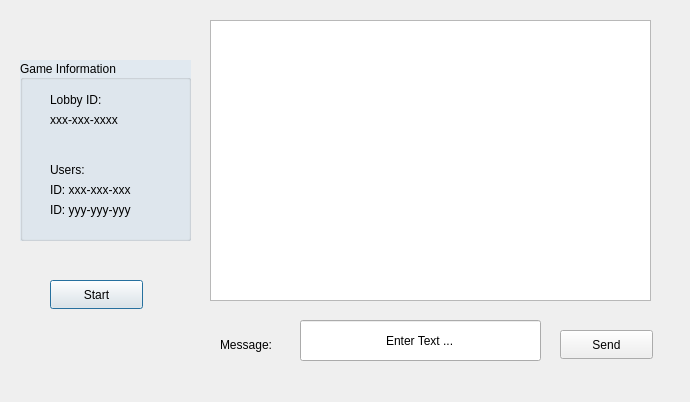
<?xml version="1.0" encoding="UTF-8"?>
<ui version="4.0">
 <class>ChatLobbyWindow</class>
 <widget class="QDialog" name="ChatLobbyWindow">
  <property name="geometry">
   <rect>
    <x>0</x>
    <y>0</y>
    <width>690</width>
    <height>402</height>
   </rect>
  </property>
  <property name="windowTitle">
   <string>Dialog</string>
  </property>
  <widget class="QGroupBox" name="groupBox">
   <property name="geometry">
    <rect>
     <x>20</x>
     <y>60</y>
     <width>171</width>
     <height>181</height>
    </rect>
   </property>
   <property name="palette">
    <palette>
     <active>
      <colorrole role="Window">
       <brush brushstyle="SolidPattern">
        <color alpha="255">
         <red>225</red>
         <green>233</green>
         <blue>240</blue>
        </color>
       </brush>
      </colorrole>
     </active>
     <inactive>
      <colorrole role="Window">
       <brush brushstyle="SolidPattern">
        <color alpha="255">
         <red>225</red>
         <green>233</green>
         <blue>240</blue>
        </color>
       </brush>
      </colorrole>
     </inactive>
     <disabled>
      <colorrole role="Base">
       <brush brushstyle="SolidPattern">
        <color alpha="255">
         <red>225</red>
         <green>233</green>
         <blue>240</blue>
        </color>
       </brush>
      </colorrole>
      <colorrole role="Window">
       <brush brushstyle="SolidPattern">
        <color alpha="255">
         <red>225</red>
         <green>233</green>
         <blue>240</blue>
        </color>
       </brush>
      </colorrole>
     </disabled>
    </palette>
   </property>
   <property name="font">
    <font>
     <bold>false</bold>
    </font>
   </property>
   <property name="autoFillBackground">
    <bool>true</bool>
   </property>
   <property name="title">
    <string>Game Information</string>
   </property>
   <property name="alignment">
    <set>Qt::AlignLeading|Qt::AlignLeft|Qt::AlignVCenter</set>
   </property>
   <widget class="QLabel" name="label">
    <property name="geometry">
     <rect>
      <x>30</x>
      <y>30</y>
      <width>63</width>
      <height>20</height>
     </rect>
    </property>
    <property name="text">
     <string>Lobby ID:</string>
    </property>
   </widget>
   <widget class="QLabel" name="label_2">
    <property name="geometry">
     <rect>
      <x>30</x>
      <y>50</y>
      <width>151</width>
      <height>20</height>
     </rect>
    </property>
    <property name="text">
     <string>xxx-xxx-xxxx</string>
    </property>
   </widget>
   <widget class="QLabel" name="label_4">
    <property name="geometry">
     <rect>
      <x>30</x>
      <y>100</y>
      <width>63</width>
      <height>20</height>
     </rect>
    </property>
    <property name="text">
     <string>Users:</string>
    </property>
   </widget>
   <widget class="QLabel" name="label_5">
    <property name="geometry">
     <rect>
      <x>30</x>
      <y>120</y>
      <width>111</width>
      <height>20</height>
     </rect>
    </property>
    <property name="text">
     <string>ID: xxx-xxx-xxx</string>
    </property>
   </widget>
   <widget class="QLabel" name="label_6">
    <property name="geometry">
     <rect>
      <x>30</x>
      <y>140</y>
      <width>101</width>
      <height>20</height>
     </rect>
    </property>
    <property name="text">
     <string>ID: yyy-yyy-yyy</string>
    </property>
   </widget>
  </widget>
  <widget class="QLineEdit" name="lineEdit">
   <property name="geometry">
    <rect>
     <x>300</x>
     <y>320</y>
     <width>241</width>
     <height>41</height>
    </rect>
   </property>
   <property name="toolTip">
    <string>&lt;html&gt;&lt;head/&gt;&lt;body&gt;&lt;p align=&quot;center&quot;&gt;Enter Text ...&lt;/p&gt;&lt;p align=&quot;center&quot;&gt;&lt;br/&gt;&lt;/p&gt;&lt;/body&gt;&lt;/html&gt;</string>
   </property>
   <property name="layoutDirection">
    <enum>Qt::LeftToRight</enum>
   </property>
   <property name="text">
    <string>Enter Text ...</string>
   </property>
   <property name="alignment">
    <set>Qt::AlignCenter</set>
   </property>
  </widget>
  <widget class="QScrollArea" name="scrollArea">
   <property name="geometry">
    <rect>
     <x>220</x>
     <y>30</y>
     <width>421</width>
     <height>261</height>
    </rect>
   </property>
   <property name="widgetResizable">
    <bool>true</bool>
   </property>
   <widget class="QWidget" name="scrollAreaWidgetContents">
    <property name="geometry">
     <rect>
      <x>0</x>
      <y>0</y>
      <width>419</width>
      <height>259</height>
     </rect>
    </property>
   </widget>
  </widget>
  <widget class="QPushButton" name="pushButton">
   <property name="geometry">
    <rect>
     <x>50</x>
     <y>280</y>
     <width>93</width>
     <height>29</height>
    </rect>
   </property>
   <property name="text">
    <string>Start</string>
   </property>
  </widget>
  <widget class="QPushButton" name="pushButton_2">
   <property name="geometry">
    <rect>
     <x>560</x>
     <y>330</y>
     <width>93</width>
     <height>29</height>
    </rect>
   </property>
   <property name="text">
    <string>Send</string>
   </property>
  </widget>
  <widget class="QLabel" name="label_3">
   <property name="geometry">
    <rect>
     <x>220</x>
     <y>330</y>
     <width>71</width>
     <height>31</height>
    </rect>
   </property>
   <property name="text">
    <string>&lt;html&gt;&lt;head/&gt;&lt;body&gt;&lt;p&gt;Message:&lt;/p&gt;&lt;/body&gt;&lt;/html&gt;</string>
   </property>
  </widget>
  <widget class="QListWidget" name="listWidget">
   <property name="geometry">
    <rect>
     <x>210</x>
     <y>20</y>
     <width>441</width>
     <height>281</height>
    </rect>
   </property>
  </widget>
 </widget>
 <resources/>
 <connections/>
</ui>
